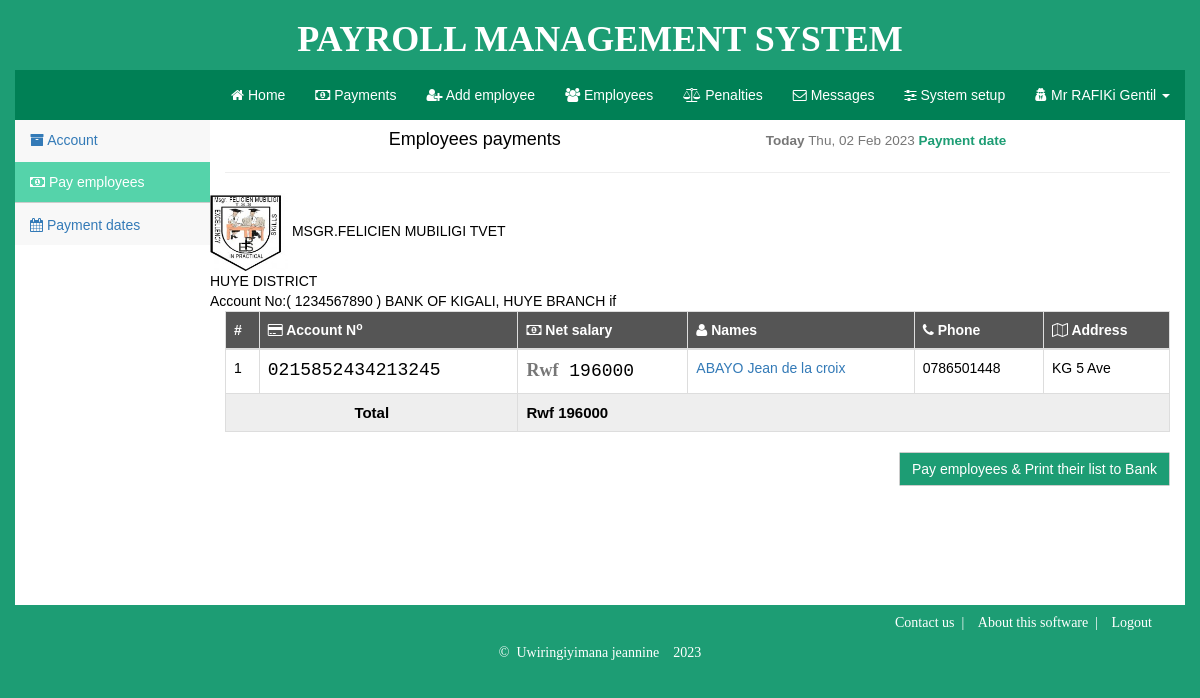
Page /payments.php?action=pay (signed in) on the committed database.
### tables this page shows
CREATE TABLE `employees` (
  `id` int(12) NOT NULL,
  `firstname` varchar(60) NOT NULL,
  `lastname` varchar(60) NOT NULL,
  `gender` varchar(10) NOT NULL,
  `dateOfBirth` varchar(12) NOT NULL,
  `phone` varchar(10) NOT NULL,
  `address` varchar(255) NOT NULL,
  `picture` varchar(200) NOT NULL,
  `branch` varchar(100) NOT NULL,
  `designation` varchar(100) NOT NULL,
  `department` varchar(100) NOT NULL,
  `joinDate` varchar(12) NOT NULL,
  `salary` int(12) NOT NULL,
  `assurance` varchar(12) NOT NULL,
  `deductions` int(12) NOT NULL,
  `BankAccountNo` varchar(24) NOT NULL,
  `type` varchar(60) NOT NULL,
  `username` varchar(30) NOT NULL,
  `password` varchar(255) NOT NULL
);

### includes/payEmployees.php (the view, shortened to what this page needs)
<div class="row pay-table">
	<div class="col-md-12 text-center pay-h">
		<h4> Employees payments <small> <label>Today</label> <?=date('D, d M Y', time()); ?> <label class='text-success'>Payment date</label></small><hr></h4>
	</div>
	<img src="images/log.jpg" width="8%">
	MSGR.FELICIEN MUBILIGI TVET</br>
	HUYE DISTRICT</br>
	Account No:( 1234567890 )    BANK OF KIGALI, HUYE BRANCH
	<div class="col-md-12 text-center to-be-paid">
		<?php
		$query = mysqli_query($conn,"SELECT * FROM employees,branches,departments WHERE branches.branch_id=employees.branch AND  departments.dept_id=employees.department AND employees.type!='Admin' ORDER BY firstname");
		$rows = mysqli_num_rows($query);
		if ($rows>0) {
			$incr=1;
			$total=0;
		?>
		<table class="table table-bordered table-hover table-collapse text-left payments">
			<thead><th>#</th><th><i class="fa fa-credit-card"></i> Account N<sup>o</sup></th><th><i class="fa fa-money"></i> Net salary</th><th><i class="fa fa-user"></i> Names</th><th><i class="fa fa-phone"></i> Phone</th><th><i class="fa fa-map-o"></i> Address</th></thead>
			<tbody>
			<?php
			while ($fet=mysqli_fetch_array($query)) {
				$que_fines = mysqli_query($conn,"SELECT * FROM penalties WHERE penalty_to='{$fet['id']}'");
				if (mysqli_num_rows($que_fines)) {
					$fines=0;
					while($fet_fines=mysqli_fetch_array($que_fines)){
						$fines=$fines+$fet_fines['fines'];
					}
				}
				else{
					$fines=0;
				}
				$net_salary = $fet['salary']-($fines+$fet['assurance']+$fet['deductions']);
				echo '<tr><td>'.$incr.'</td><td class="acc">'.$fet['BankAccountNo'].'</td><td class="acc"> <i class="text-muted">Rwf</i> '.$net_salary.'</td><td><a href="#" data-what="payment'.$fet['id'].'" class="viewPay name" data-placement="right" title="View payment history of '.$fet['lastname'] .'">'.$fet['firstname'].' '.$fet['lastname'].'</a></td><td>'.$fet['phone'].'</td><td>'.$fet['address'].'</td></tr>';
				$incr++;
				?>
			<?php
				$total=$total+$net_salary;
			}
				echo '<tr class="total"><td  class="text-center" colspan="2">Total</td><td colspan="4">Rwf '.$total .'</td></tr>';
			?>
			</tbody>
		</table>
		<?php
		}
		?>
	</div>
	if
	<div class="col-md-12 text-right">
		<?php
		$pay_date=(mysqli_fetch_array(mysqli_query($conn,"SELECT payment_date FROM payments"))[0]);
		$month_start=$pay_date-2592000;
		if ((time()-$month_start)>=2592000) {
		echo '<button class="btn btn-default command-pay">Pay employees & Print their list to Bank</button>';
		}
		?>
	</div>
</div>

### css/custom-styles.css (style rules this page uses)
body { overflow-x: hidden; color: #000; padding-bottom: 0px; margin-bottom: 0px; font-family: sans-serif; color: #000; background-color: #1d9d74; }
.form-control,.btn { border-radius: 1.5px; }
.acc { font-family: monospace; font-size: 18px; }
.acc i { font-family: calibri; font-style: normal; font-weight: bold; }
.pay-h h4 small { text-align: right; padding-left: 200px; }
.total { font-weight: bold; font-size: 15px; background-color: rgba(50,0,0,0.2); }
.command-pay,.command-pay:focus { background-color: #1d9d74; color: #fff; }

### includes/header.php (style rules this page uses)
.footerr,.nav, .btn { display: none; }
* { top: 0px; font-size: 12px; }

### rows in the picture
employees: BankAccountNo "0215852434213245", net_salary "196000", firstname "ABAYO", lastname "Jean de la croix", phone "0786501448", address "KG 5 Ave"

### other values in the picture
$_SESSION['quickName'] "Mr RAFIKi Gentil"
$total "196000"
